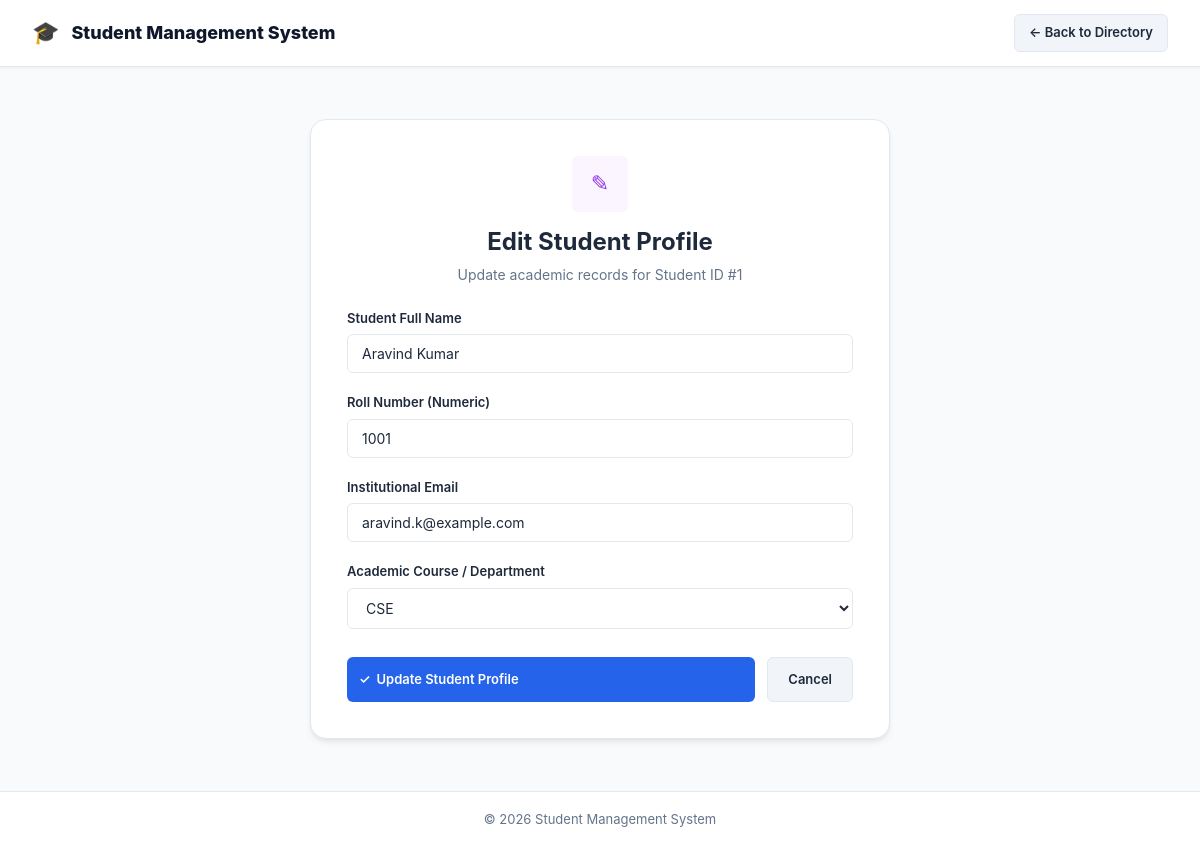
The page /edit.php?id=1 on the database its author committed.
### tables this page shows
CREATE TABLE IF NOT EXISTS students (
    id INT AUTO_INCREMENT PRIMARY KEY,
    name VARCHAR(100) NOT NULL,
    roll_no VARCHAR(30) NOT NULL UNIQUE,
    email VARCHAR(150) NOT NULL UNIQUE,
    course VARCHAR(100) NOT NULL
);

### edit.php (the view, shortened to what this page needs)
<?php
require "db.php";
$id = filter_input(INPUT_GET, "id", FILTER_VALIDATE_INT);
$stmt = $conn->prepare("SELECT name, roll_no, email, course FROM students WHERE id = ?");
$stmt->bind_param("i", $id);
$stmt->execute();
$student = $stmt->get_result()->fetch_assoc();
?>
<!DOCTYPE html>
<html lang="en">
<head>
    <link rel="stylesheet" href="style.css">
</head>
<body>
    <header class="navbar">
        <a href="index.php" class="nav-brand">
            <span style="font-size: 22px;">&#127891;</span>
            <span>Student Management System</span>
        </a>
        <a href="index.php" class="btn btn-secondary">
            &larr; Back to Directory
        </a>
    </header>
    <main class="container">
        <div class="form-card">
            <div style="text-align: center; margin-bottom: 24px;">
                <div class="stat-icon purple" style="margin: 0 auto 12px; width: 56px; height: 56px;">&#9998;</div>
                <h2>Edit Student Profile</h2>
                <p style="color: var(--text-muted); font-size: 14px; margin-top: 4px;">
                    Update academic records for Student ID #<?= (int)$id ?>
                </p>
            </div>
            <form method="POST">
                <div class="form-group">
                    <label for="name">Student Full Name</label>
                    <input type="text" id="name" name="name" class="form-control"
                           maxlength="100" required value="<?= htmlspecialchars($student["name"]) ?>">
                </div>
                <div class="form-group">
                    <label for="roll_no">Roll Number (Numeric)</label>
                    <input type="text" id="roll_no" name="roll_no" class="form-control"
                           maxlength="30" required value="<?= htmlspecialchars($student["roll_no"]) ?>">
                </div>
                <div class="form-group">
                    <label for="email">Institutional Email</label>
                    <input type="email" id="email" name="email" class="form-control"
                           maxlength="150" required value="<?= htmlspecialchars($student["email"]) ?>">
                </div>
                <div class="form-group">
                    <label for="course">Academic Course / Department</label>
                    <select id="course" name="course" class="form-control" required>
                        <?php foreach (["CSE", "IT", "AIML", "ECE"] as $c) { ?>
                            <option value="<?= $c ?>" <?= $student["course"] === $c ? "selected" : "" ?>>
                                <?= $c ?>
                            </option>
                        <?php } ?>
                    </select>
                </div>
                <div style="display: flex; gap: 12px; margin-top: 28px;">
                    <button type="submit" class="btn btn-primary" style="flex: 1; padding: 12px;">
                        <span>&#10003;</span> Update Student Profile
                    </button>
                    <a href="index.php" class="btn btn-secondary" style="padding: 12px 20px;">
                        Cancel
                    </a>
                </div>
            </form>
        </div>
    </main>
    <footer class="footer">
        <p>&copy; 2026 Student Management System</p>
    </footer>
</body>
</html>

### style.css (style rules this page uses)
:root { --primary: #2563eb; --primary-dark: #1d4ed8; --primary-light: #eff6ff; --secondary: #0f172a; --text-main: #1e293b; --text-muted: #64748b; --border: #e2e8f0; --bg-page: #f8fafc; --bg-card: #ffffff; --success: #10b981; --success-light: #f0fdf4; --warning: #f59e0b; --warning-light: #fffbeb; --danger: #ef4444; --danger-light: #fef2f2; --radius-sm: 6px; --radius-md: 10px; --radius-lg: 16px; --shadow-sm: 0 1px 3px rgba(0, 0, 0, 0.05); --shadow-md: 0 4px 6px -1px rgba(0, 0, 0, 0.08), 0 2px 4px -2px rgba(0, 0, 0, 0.05); --shadow-lg: 0 10px 15px -3px rgba(0, 0, 0, 0.08), 0 4px 6px -4px rgba(0, 0, 0, 0.04); }
* { box-sizing: border-box; margin: 0; padding: 0; font-family: -apple-system, BlinkMacSystemFont, "Segoe UI", Roboto, "Helvetica Neue", Arial, sans-serif; }
body { background-color: var(--bg-page); color: var(--text-main); line-height: 1.5; min-height: 100vh; display: flex; flex-direction: column; }
.navbar { background-color: #ffffff; border-bottom: 1px solid var(--border); padding: 14px 32px; display: flex; justify-content: space-between; align-items: center; box-shadow: var(--shadow-sm); position: sticky; top: 0; z-index: 50; }
.nav-brand { display: flex; align-items: center; gap: 12px; text-decoration: none; color: var(--secondary); font-weight: 800; font-size: 18px; }
.container { max-width: 1200px; margin: 0 auto; padding: 32px 24px; width: 100%; flex: 1; }
.stat-icon { width: 48px; height: 48px; border-radius: var(--radius-sm); display: flex; align-items: center; justify-content: center; font-size: 22px; }
.stat-icon.purple { background: #faf5ff; color: #9333ea; }
.btn { display: inline-flex; align-items: center; gap: 6px; padding: 8px 14px; font-size: 13px; font-weight: 600; border-radius: var(--radius-sm); cursor: pointer; text-decoration: none; border: none; transition: all 0.2s ease; }
.btn-primary { background-color: var(--primary); color: #ffffff; }
.btn-secondary { background: #f1f5f9; color: var(--text-main); border: 1px solid var(--border); }
.form-card { max-width: 580px; margin: 20px auto; background: #ffffff; border: 1px solid var(--border); border-radius: var(--radius-lg); padding: 36px; box-shadow: var(--shadow-md); }
.form-group { margin-bottom: 20px; }
.form-group label { display: block; font-size: 13px; font-weight: 600; color: var(--text-main); margin-bottom: 6px; }
.form-control { width: 100%; padding: 10px 14px; border: 1.5px solid var(--border); border-radius: var(--radius-sm); font-size: 14px; background: #fff; color: var(--text-main); transition: all 0.2s ease; }
.footer { background: #ffffff; border-top: 1px solid var(--border); padding: 18px 24px; text-align: center; font-size: 13px; color: var(--text-muted); margin-top: auto; }

### rows shown on the page
students: name "Aravind Kumar", roll_no "1001", email "aravind.k@example.com"

### other values the page prints
$id "1"
form field course "CSE"
